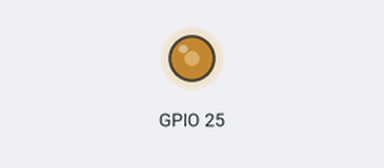
A sketch run on a simulated ESP32. On the bench: output pins drawn as LEDs (lit = HIGH).

Above: at 0.1 s.
Timing chart, 0 to 1.6 s (numbered marks = the images above):
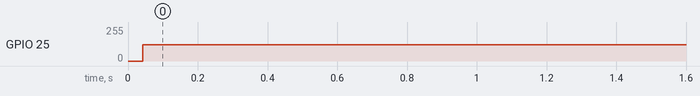

The sketch:

Audio.ino
```cpp
/* C:\Users\thefl\Downloads\siddhartha-0000-letra-lyrics.mp3 (31/10/2022 06:52:46 p. m.)
   Posición Inicial(d): 00493760, Posición Final(d): 00495199, Longitud(d): 00001440 */

unsigned char rawData[1440] = {
  0xB9, 0x5A, 0x06, 0xC2, 0x2B, 0x81, 0xCB, 0x49, 0x75, 0x9C, 0x5C, 0xCF,
  0x42, 0xE5, 0x6D, 0xB1, 0x8C, 0x3D, 0xB1, 0xE0, 0xCA, 0xE1, 0x35, 0xC0,
  0x78, 0xDE, 0xB2, 0xA1, 0x59, 0xC2, 0x63, 0xB3, 0x79, 0xED, 0x76, 0x50,
  0x2E, 0x00, 0x18, 0xE9, 0x97, 0x75, 0x60, 0xFA, 0xE2, 0x2D, 0x7F, 0x30,
  0x80, 0x7D, 0x0E, 0x12, 0xF4, 0xAB, 0xDB, 0x69, 0xAF, 0x8D, 0x02, 0x00,
  0x6B, 0x16, 0xF7, 0x4C, 0x66, 0x0A, 0xF2, 0x58, 0x68, 0x08, 0x3F, 0xE2,
  0xB1, 0xB0, 0x90, 0xD7, 0xCA, 0xE9, 0x36, 0x3E, 0x4C, 0x48, 0x11, 0x97,
  0x9C, 0x24, 0xC9, 0x2C, 0xCB, 0x36, 0x8B, 0xCE, 0x76, 0x95, 0x1C, 0x0A,
  0xD4, 0x2F, 0x4C, 0x39, 0x57, 0x37, 0xD9, 0x37, 0x74, 0x52, 0xDB, 0x06,
  0xDC, 0xBB, 0x47, 0xD8, 0x3D, 0xA3, 0xCC, 0xDE, 0x31, 0x16, 0x0C, 0xBC,
  0x73, 0xD8, 0x8E, 0x86, 0x7F, 0x07, 0x1A, 0x36, 0x76, 0x59, 0x36, 0x74,
  0x9A, 0xD7, 0x77, 0x90, 0xEB, 0xDA, 0xDD, 0x2B, 0x8A, 0xCC, 0xE2, 0x8C,
  0x6B, 0x32, 0xCE, 0x8F, 0x45, 0x18, 0xE3, 0x14, 0x22, 0xAE, 0x95, 0xE1,
  0x8A, 0x2E, 0x32, 0xEF, 0xA4, 0xC1, 0xC0, 0x59, 0x17, 0x07, 0x65, 0x08,
  0x16, 0x02, 0xEB, 0x26, 0x09, 0x2E, 0xE1, 0x14, 0xE2, 0x0E, 0x3E, 0xEE,
  0x94, 0xA0, 0x84, 0x4B, 0x84, 0x0A, 0x94, 0x5C, 0x62, 0x54, 0xBC, 0x5D,
  0x56, 0x33, 0x8B, 0xF4, 0x8B, 0x45, 0x51, 0x62, 0xA8, 0x22, 0x4D, 0xB6,
  0x32, 0x68, 0x73, 0xE9, 0x5E, 0xDA, 0x02, 0x2D, 0x60, 0x1D, 0x63, 0x32,
  0xB5, 0x32, 0xE2, 0x5B, 0xEC, 0x53, 0x26, 0x03, 0xDA, 0x74, 0xC8, 0x3B,
  0xA4, 0xB2, 0x03, 0x12, 0x35, 0xAA, 0xF1, 0x53, 0x7E, 0x65, 0x79, 0xC8,
  0xBB, 0x22, 0xAC, 0x2F, 0xF3, 0xFB, 0x16, 0x7B, 0x3D, 0x8B, 0xBC, 0xFE,
  0x85, 0x1E, 0xDF, 0x42, 0x2D, 0x34, 0xAD, 0x22, 0xFA, 0x2E, 0xD3, 0x42,
  0x4F, 0xE9, 0xFE, 0x75, 0xFE, 0xE0, 0xA6, 0x30, 0x6A, 0x4D, 0xDC, 0xBF,
  0x3A, 0xAA, 0xAF, 0x88, 0xA8, 0x8B, 0x7C, 0xFC, 0x94, 0xE6, 0x82, 0xA6,
  0x3D, 0xC4, 0x94, 0xE6, 0x5C, 0x19, 0x64, 0xD7, 0x25, 0x94, 0xF5, 0x29,
  0x79, 0x6D, 0x42, 0x5C, 0x1B, 0x66, 0x36, 0x25, 0xC4, 0xED, 0x39, 0x7A,
  0x77, 0x89, 0x3F, 0xD0, 0x2E, 0xED, 0x69, 0xE6, 0xF6, 0x35, 0xD3, 0xC0,
  0x86, 0x63, 0xED, 0xE2, 0x0B, 0xDD, 0xEA, 0x0B, 0x3D, 0xF2, 0xCB, 0xFD,
  0xDA, 0x3B, 0x0B, 0x63, 0xA7, 0x26, 0xC3, 0xA7, 0xA6, 0xF4, 0x13, 0x13,
  0x9E, 0xE3, 0xA3, 0xC2, 0x5B, 0x23, 0xFC, 0xEB, 0x83, 0xD4, 0xAB, 0x03,
  0xEE, 0x97, 0x7B, 0x19, 0xE8, 0x48, 0x1B, 0xBB, 0x3B, 0x6B, 0xDF, 0x97,
  0xE3, 0xF6, 0xE7, 0xF9, 0x9D, 0x29, 0x61, 0x4B, 0x94, 0xDE, 0x12, 0x25,
  0xF7, 0x64, 0xC5, 0x7D, 0xAD, 0x02, 0xB4, 0x31, 0x41, 0x4D, 0xF2, 0xF3,
  0x7B, 0xC8, 0xDA, 0x71, 0xD5, 0x39, 0xA8, 0xD9, 0x5A, 0xC9, 0xF9, 0xED,
  0xE2, 0xEF, 0xC7, 0x63, 0xA6, 0xA7, 0x0A, 0xF4, 0x86, 0x66, 0x7E, 0x73,
  0x49, 0x5E, 0x93, 0xA2, 0x57, 0x87, 0xDD, 0x4F, 0x46, 0xC8, 0xE5, 0x3E,
  0x62, 0x5A, 0x36, 0x2F, 0x52, 0x5C, 0x4B, 0x34, 0x72, 0xC2, 0xC3, 0x2D,
  0xE0, 0x89, 0x2C, 0x65, 0x4B, 0xB9, 0xCC, 0x61, 0x7B, 0x5D, 0xD4, 0xD9,
  0xD0, 0xC5, 0x38, 0x46, 0x3C, 0xFC, 0xB0, 0x44, 0x76, 0x93, 0x96, 0x16,
  0xC2, 0xD4, 0x2F, 0x92, 0x9D, 0xB4, 0x1D, 0x6A, 0xA3, 0x89, 0xA2, 0xD3,
  0x12, 0x6C, 0x98, 0x1F, 0xB7, 0xD5, 0x87, 0x5C, 0x0D, 0x01, 0x67, 0x9D,
  0xCF, 0x59, 0x03, 0x3F, 0x95, 0x41, 0xAA, 0x01, 0xA0, 0xAB, 0xD9, 0xE7,
  0x03, 0x71, 0x35, 0xA2, 0x5A, 0x75, 0x56, 0xC1, 0x15, 0xC2, 0x00, 0x7E,
  0xDC, 0x26, 0x58, 0x28, 0x3C, 0xED, 0x19, 0xD3, 0x17, 0xE7, 0x37, 0x9A,
  0x19, 0x0D, 0x36, 0x76, 0xC9, 0x82, 0x9F, 0xF7, 0x72, 0x01, 0x06, 0x15,
  0x66, 0x1A, 0xA0, 0x18, 0xDD, 0x00, 0x8F, 0xC0, 0xC7, 0xF5, 0xBB, 0xEB,
  0x74, 0xB2, 0xCE, 0xEB, 0xAE, 0xD5, 0xDC, 0x75, 0xD0, 0xCF, 0x00, 0xEC,
  0x6A, 0x94, 0xDC, 0x26, 0xD1, 0x6D, 0x81, 0xF0, 0xC1, 0x48, 0x68, 0xC9,
  0xAE, 0xB1, 0x49, 0x75, 0x9C, 0x75, 0x66, 0x44, 0x22, 0xCE, 0x58, 0xD3,
  0x82, 0x33, 0xC9, 0xD9, 0x63, 0x8C, 0x03, 0x4A, 0x08, 0xAE, 0x08, 0x63,
  0x07, 0xF1, 0x86, 0x28, 0xEB, 0xEC, 0xBE, 0xD6, 0x36, 0x1F, 0x61, 0xC6,
  0x13, 0x9E, 0x67, 0xC4, 0xEB, 0x32, 0x41, 0xBA, 0xD3, 0x04, 0xDC, 0x85,
  0x2B, 0xE4, 0x73, 0xCC, 0xA4, 0x1B, 0x1B, 0x5C, 0x3D, 0x14, 0xDE, 0xF3,
  0x19, 0x17, 0xB0, 0x5B, 0x20, 0xBC, 0xA7, 0x7D, 0xC8, 0xE5, 0xA8, 0x9C,
  0x02, 0x8D, 0x47, 0x80, 0xCB, 0x00, 0xC6, 0x7B, 0x04, 0xE0, 0xE0, 0x5F,
  0x1E, 0x6C, 0xE0, 0x4A, 0x00, 0x1B, 0x23, 0xC0, 0x81, 0x76, 0x35, 0x08,
  0x81, 0x81, 0x3B, 0xB4, 0x28, 0xD4, 0xEE, 0x41, 0x61, 0x00, 0xF7, 0x79,
  0xD3, 0x60, 0x60, 0x0C, 0xE0, 0xA9, 0x60, 0x01, 0x5A, 0x1C, 0x2A, 0x2D,
  0x09, 0x37, 0x2D, 0x8D, 0xB7, 0xAE, 0x48, 0x75, 0xAC, 0x4C, 0x77, 0xAE,
  0xCA, 0x74, 0x2D, 0x4D, 0xB6, 0x2D, 0x34, 0x06, 0x7E, 0x81, 0xBE, 0x43,
  0x7A, 0x1A, 0x0C, 0x5C, 0x49, 0xDF, 0x72, 0x23, 0xDE, 0xFC, 0xA8, 0x56,
  0x1C, 0x51, 0x0B, 0x23, 0x5A, 0x6E, 0x81, 0x94, 0xEA, 0x13, 0x02, 0x03,
  0x52, 0x68, 0x48, 0x52, 0x7A, 0x19, 0x6E, 0x5C, 0x64, 0x56, 0x47, 0xFC,
  0x3B, 0x0B, 0xFE, 0x03, 0x6D, 0xB1, 0x63, 0x9D, 0xCA, 0xF3, 0x3D, 0x9E,
  0x63, 0x9D, 0xD2, 0xDE, 0x82, 0x7B, 0x57, 0x9A, 0xD8, 0x97, 0xA7, 0x40,
  0xB9, 0xCF, 0x76, 0x28, 0xCF, 0x76, 0x0A, 0xF0, 0x8D, 0xFD, 0x42, 0x0F,
  0x8F, 0xEA, 0x76, 0x3D, 0xDF, 0x45, 0x40, 0x70, 0xF3, 0x42, 0x27, 0x7B,
  0xAC, 0x95, 0x3C, 0x90, 0x27, 0x76, 0x25, 0x2D, 0x7B, 0xE2, 0x04, 0xB4,
  0x3B, 0xEA, 0x82, 0xF6, 0x44, 0xC9, 0x7D, 0x71, 0xFA, 0x99, 0x0C, 0x77,
  0xAC, 0x20, 0xBD, 0x50, 0x54, 0x9E, 0xCD, 0x89, 0x07, 0x13, 0xEE, 0x7D,
  0x51, 0xE7, 0x81, 0x88, 0xFB, 0x60, 0x14, 0x60, 0xCC, 0xC0, 0xEB, 0xA2,
  0x4D, 0x22, 0xB1, 0xCB, 0xC7, 0x1F, 0x8C, 0x78, 0xF7, 0xF8, 0xE5, 0xED,
  0xBA, 0xB2, 0x3B, 0xE8, 0x3D, 0x10, 0x0D, 0x1F, 0x4E, 0xC6, 0xF7, 0xC1,
  0x4F, 0xA2, 0x24, 0xAC, 0x17, 0xC8, 0xAD, 0x1E, 0x61, 0x77, 0x48, 0x3A,
  0x10, 0xF7, 0x1C, 0xCD, 0x84, 0x5F, 0x28, 0x26, 0x5E, 0xCA, 0xC5, 0x8F,
  0xC6, 0x03, 0xFB, 0x03, 0xFA, 0x4E, 0x4D, 0xDE, 0x2E, 0xA3, 0x30, 0x80,
  0xF7, 0x48, 0xA8, 0xF2, 0xE4, 0x67, 0xE8, 0x19, 0x4F, 0x08, 0xF4, 0x7B,
  0x58, 0x0D, 0x1E, 0xD1, 0x42, 0xD0, 0x51, 0x4F, 0x18, 0xEE, 0xB1, 0x7E,
  0xD1, 0x20, 0x30, 0xEF, 0x3D, 0x24, 0xFA, 0x9E, 0x55, 0x42, 0xCF, 0x6B,
  0x60, 0xE0, 0xC8, 0x0B, 0x9E, 0xE8, 0x2B, 0x81, 0xF8, 0x6B, 0xA1, 0xE4,
  0x89, 0x68, 0x02, 0xBD, 0x0C, 0x4D, 0xA6, 0xDE, 0x49, 0xA5, 0xDF, 0x4B,
  0x67, 0xCF, 0x67, 0xF3, 0xEF, 0xA5, 0xD3, 0x60, 0xC2, 0x73, 0x09, 0xB4,
  0x71, 0xF1, 0xC5, 0x04, 0x9A, 0xAF, 0x7B, 0x31, 0x91, 0xB8, 0x10, 0x87,
  0xFB, 0x04, 0x74, 0x29, 0x91, 0x85, 0x2E, 0xA7, 0xF2, 0x57, 0x33, 0xC5,
  0x0F, 0x33, 0xCD, 0x08, 0xC0, 0xB1, 0xDC, 0xF9, 0x70, 0xFA, 0xDD, 0x40,
  0x06, 0x02, 0xF7, 0xBE, 0xED, 0x4F, 0x9C, 0x0C, 0xA4, 0x50, 0x33, 0x53,
  0x1C, 0x73, 0xD0, 0xE9, 0x48, 0x01, 0xCD, 0x82, 0x8E, 0xA2, 0xDE, 0x8E,
  0xE1, 0x53, 0x91, 0x9A, 0x21, 0x30, 0x30, 0x5E, 0x12, 0x7C, 0x32, 0x5A,
  0x7A, 0x33, 0x52, 0xC0, 0xBB, 0x40, 0x63, 0xF1, 0x62, 0xFD, 0xBE, 0xA4,
  0x27, 0xF1, 0xCD, 0x83, 0x41, 0x60, 0x63, 0x49, 0x30, 0x7A, 0x37, 0xBC,
  0x45, 0x56, 0x10, 0x7E, 0x29, 0xFD, 0x7A, 0x28, 0x03, 0xBD, 0x19, 0xCD,
  0x60, 0x03, 0x9F, 0x4A, 0x15, 0xCF, 0x66, 0x9B, 0xC0, 0xC0, 0xEF, 0x16,
  0x4A, 0xB8, 0x33, 0xF9, 0xE2, 0x99, 0x7C, 0x1E, 0x3A, 0x9B, 0xCB, 0x9F,
  0xC9, 0x64, 0xDF, 0x49, 0x67, 0x4E, 0xA7, 0xD2, 0xEF, 0xA4, 0x92, 0xD0,
  0xE9, 0x24, 0x7C, 0x05, 0x62, 0xA7, 0x63, 0xB1, 0x93, 0xE1, 0xF0, 0x89,
  0x50, 0xE8, 0x78, 0x10, 0x6D, 0x1A, 0xF4, 0x7A, 0xC0, 0xFF, 0x8A, 0xEE,
  0x7D, 0xC9, 0xA3, 0xBD, 0xA8, 0xE9, 0x2F, 0xA8, 0xDE, 0xE7, 0x15, 0x0F,
  0x04, 0x37, 0xE5, 0xFB, 0x17, 0x65, 0xD4, 0x4B, 0x8A, 0xF7, 0x41, 0x1E,
  0x1F, 0x64, 0x18, 0x38, 0x80, 0xD7, 0x03, 0xFF, 0xFC, 0x94, 0x60, 0xB4,
  0x2D, 0xD6, 0x3B, 0xD1, 0x18, 0x34, 0x7B, 0x36, 0xD2, 0xCC, 0x1C, 0x4E,
  0xFC, 0x22, 0xFE, 0x52, 0x26, 0x59, 0x7E, 0xBD, 0xFE, 0x41, 0x3E, 0x85,
  0x27, 0x45, 0x5F, 0x2F, 0x46, 0x3E, 0x69, 0x8E, 0xDF, 0x68, 0x89, 0x42,
  0x20, 0x52, 0xE8, 0x8B, 0xB6, 0x20, 0x84, 0x19, 0x8C, 0x87, 0x7F, 0x01,
  0xC0, 0x9F, 0xB5, 0xAA, 0x37, 0x9A, 0xBD, 0x1F, 0x17, 0xD1, 0x46, 0x56,
  0xD7, 0xF3, 0xF2, 0x87, 0x59, 0xF9, 0x6A, 0x5A, 0xBC, 0x92, 0x12, 0x2E,
  0x27, 0x79, 0xB4, 0x27, 0x96, 0x31, 0x17, 0xDA, 0x58, 0x12, 0x2C, 0x3D,
  0xA8, 0x82, 0xBE, 0x17, 0xC3, 0x01, 0x54, 0x24, 0x7C, 0x29, 0x1A, 0x79,
  0x3F, 0x16, 0xBD, 0x92, 0x88, 0x7F, 0x98, 0x49, 0x40, 0xD7, 0x8B, 0xB1,
  0x1B, 0xAD, 0xE9, 0x9B, 0x5D, 0xE9, 0xDB, 0xBD, 0xB9, 0x6F, 0x06, 0x33,
  0xF7, 0x87, 0xB2, 0xDF, 0x8D, 0xC6, 0xBF, 0x1F, 0x4B, 0xFC, 0x30, 0x11,
  0xFE, 0x7E, 0x3C, 0xF4, 0xFD, 0x04, 0xDA, 0x2C, 0x1A, 0x6F, 0x12, 0xFE,
  0xE3, 0x84, 0x1F, 0xFA, 0x69, 0x2A, 0x08, 0xC1, 0x0D, 0x3C, 0xF2, 0xDD,
  0xA8, 0xF7, 0xDB, 0x11, 0x34, 0x05, 0xFA, 0xEE, 0x02, 0xE9, 0x76, 0xBF,
  0xF4, 0x65, 0x9F, 0x78, 0xB3, 0x5B, 0xFD, 0xA2, 0x4B, 0xF9, 0xAC, 0xCD,
  0xF7, 0x71, 0x93, 0x76, 0x2D, 0xEF, 0xF9, 0x20, 0xAB, 0x42, 0x57, 0xD2,
  0x32, 0x74, 0x39, 0x25, 0xE1, 0x9B, 0xF7, 0xD3, 0x2A, 0x74, 0x29, 0xA5,
  0x41, 0x17, 0xD3, 0xDA, 0x85, 0x94, 0x7A, 0x3E, 0xA1, 0x9D, 0x8B, 0xAB,
  0xB8, 0xB3, 0x09, 0xF5, 0xDD, 0xB8, 0xF2, 0x76, 0x58, 0x3A, 0x19, 0x14,
  0x4E, 0xFA, 0x7D, 0x27, 0x7C, 0x68, 0xEF, 0xB1, 0x57, 0x55, 0xEF, 0xCB,
  0xB2, 0xF6, 0x92, 0xA4, 0xA2, 0x0D, 0x9F, 0x39, 0xE9, 0x30, 0xAB, 0x1E
};

void setup() {

}
void loop() {
  for (int i = 0; i < 1440; ++i){
    dacWrite(25, rawData[i]);
    delayMicroseconds(38); // ((1/22050)*1000000) - 7
  }
}
```

Measured:
- by itself, GPIO 25: 0/255 → 122/255 at 0.04 s
